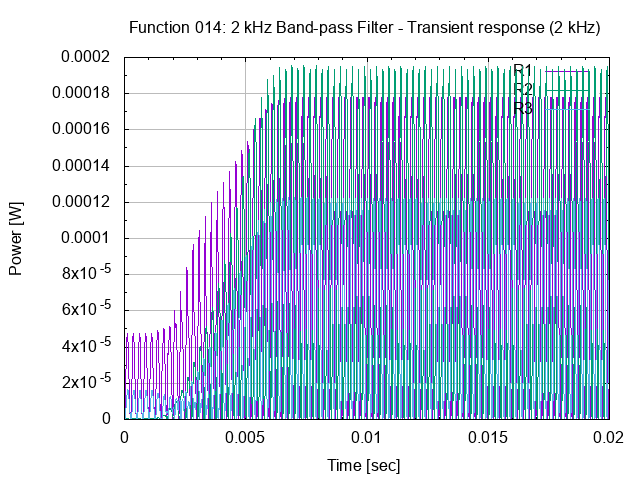

This chart was generated by the following gnuplot code:
# set terminal
set term png

# set graph
set output "26.014.00.03.01.png"
set title "Function 014: 2 kHz Band-pass Filter - Transient response (2 kHz)"

# setup Y-axis
set grid ytics lt 1 lw 1 lc rgb "#bbbbbb"
set mytics
set ylabel "Power [W]"

# setup X-axis
set grid xtics lt 1 lw 1 lc rgb "#bbbbbb"
set mxtics
set xrange [0:0.02]
set xlabel "Time [sec]"

# setup plot style
set style data lines
plot '26.014.00.03.01.dat' using 1:2 title "R1", \
     '26.014.00.03.01.dat' using 1:3 title "R2", \
     '26.014.00.03.01.dat' using 1:4 title "R3"

# set output back to default
set output

# reset terminal type
set terminal pop
